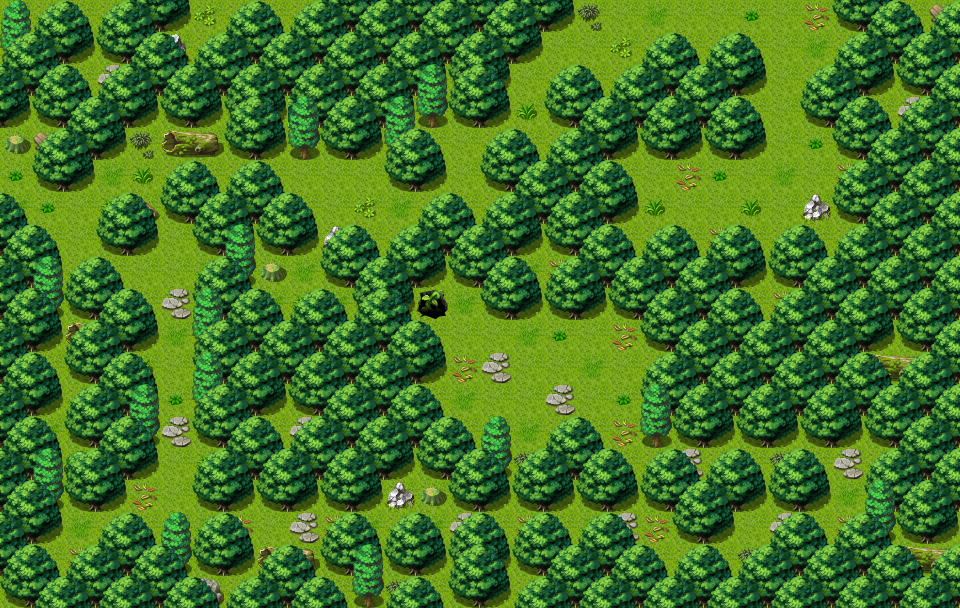

The image is a tile-based game level rendered from a .tmx file. Its description and source (layers, tilesets, objects; grid data summarised) follow:
An orthogonal 30x19 tile map with 32x32 px tiles, 3 tile layers (Ground, Objects, Above), 1 hidden layer not drawn, 40 tilesets and 16 objects (14x spawn, 2x mapchange).

<map version="1.0" orientation="orthogonal" width="30" height="19" tilewidth="32" tileheight="32">
 <properties>
  <property name="outdoors" value="1" />
 </properties>
 <tileset firstgid="1" name="map_bed_1" tilewidth="32" tileheight="32">
  <image source="../drawable/map_bed_1.png" width="512" height="256" />
 </tileset>
 <tileset firstgid="129" name="map_border_1" tilewidth="32" tileheight="32">
  <image source="../drawable/map_border_1.png" width="512" height="256" />
 </tileset>
 <tileset firstgid="257" name="map_bridge_1" tilewidth="32" tileheight="32">
  <image source="../drawable/map_bridge_1.png" width="512" height="256" />
 </tileset>
 <tileset firstgid="385" name="map_broken_1" tilewidth="32" tileheight="32">
  <image source="../drawable/map_broken_1.png" width="512" height="256" />
 </tileset>
 <tileset firstgid="513" name="map_cavewall_1" tilewidth="32" tileheight="32">
  <image source="../drawable/map_cavewall_1.png" width="576" height="192" />
 </tileset>
 <tileset firstgid="621" name="map_cavewall_2" tilewidth="32" tileheight="32">
  <image source="../drawable/map_cavewall_2.png" width="576" height="192" />
 </tileset>
 <tileset firstgid="729" name="map_cavewall_3" tilewidth="32" tileheight="32">
  <image source="../drawable/map_cavewall_3.png" width="576" height="192" />
 </tileset>
 <tileset firstgid="837" name="map_chair_table_1" tilewidth="32" tileheight="32">
  <image source="../drawable/map_chair_table_1.png" width="512" height="256" />
 </tileset>
 <tileset firstgid="965" name="map_crate_1" tilewidth="32" tileheight="32">
  <image source="../drawable/map_crate_1.png" width="512" height="256" />
 </tileset>
 <tileset firstgid="1093" name="map_cupboard_1" tilewidth="32" tileheight="32">
  <image source="../drawable/map_cupboard_1.png" width="512" height="256" />
 </tileset>
 <tileset firstgid="1221" name="map_curtain_1" tilewidth="32" tileheight="32">
  <image source="../drawable/map_curtain_1.png" width="512" height="256" />
 </tileset>
 <tileset firstgid="1349" name="map_entrance_1" tilewidth="32" tileheight="32">
  <image source="../drawable/map_entrance_1.png" width="512" height="256" />
 </tileset>
 <tileset firstgid="1477" name="map_fence_1" tilewidth="32" tileheight="32">
  <image source="../drawable/map_fence_1.png" width="512" height="256" />
 </tileset>
 <tileset firstgid="1605" name="map_fence_2" tilewidth="32" tileheight="32">
  <image source="../drawable/map_fence_2.png" width="512" height="256" />
 </tileset>
 <tileset firstgid="1733" name="map_ground_1" tilewidth="32" tileheight="32">
  <image source="../drawable/map_ground_1.png" width="512" height="256" />
 </tileset>
 <tileset firstgid="1861" name="map_ground_2" tilewidth="32" tileheight="32">
  <image source="../drawable/map_ground_2.png" width="512" height="256" />
 </tileset>
 <tileset firstgid="1989" name="map_ground_3" tilewidth="32" tileheight="32">
  <image source="../drawable/map_ground_3.png" width="512" height="256" />
 </tileset>
 <tileset firstgid="2117" name="map_ground_4" tilewidth="32" tileheight="32">
  <image source="../drawable/map_ground_4.png" width="512" height="256" />
 </tileset>
 <tileset firstgid="2245" name="map_ground_5" tilewidth="32" tileheight="32">
  <image source="../drawable/map_ground_5.png" width="512" height="256" />
 </tileset>
 <tileset firstgid="2373" name="map_ground_6" tilewidth="32" tileheight="32">
  <image source="../drawable/map_ground_6.png" width="512" height="256" />
 </tileset>
 <tileset firstgid="2501" name="map_ground_7" tilewidth="32" tileheight="32">
  <image source="../drawable/map_ground_7.png" width="512" height="256" />
 </tileset>
 <tileset firstgid="2629" name="map_ground_8" tilewidth="32" tileheight="32">
  <image source="../drawable/map_ground_8.png" width="512" height="256" />
 </tileset>
 <tileset firstgid="2757" name="map_indoor_1" tilewidth="32" tileheight="32">
  <image source="../drawable/map_indoor_1.png" width="512" height="256" />
 </tileset>
 <tileset firstgid="2885" name="map_kitchen_1" tilewidth="32" tileheight="32">
  <image source="../drawable/map_kitchen_1.png" width="512" height="256" />
 </tileset>
 <tileset firstgid="3013" name="map_outdoor_1" tilewidth="32" tileheight="32">
  <image source="../drawable/map_outdoor_1.png" width="512" height="256" />
 </tileset>
 <tileset firstgid="3141" name="map_pillar_1" tilewidth="32" tileheight="32">
  <image source="../drawable/map_pillar_1.png" width="512" height="256" />
 </tileset>
 <tileset firstgid="3269" name="map_plant_1" tilewidth="32" tileheight="32">
  <image source="../drawable/map_plant_1.png" width="512" height="256" />
 </tileset>
 <tileset firstgid="3397" name="map_rock_1" tilewidth="32" tileheight="32">
  <image source="../drawable/map_rock_1.png" width="512" height="256" />
 </tileset>
 <tileset firstgid="3525" name="map_roof_1" tilewidth="32" tileheight="32">
  <image source="../drawable/map_roof_1.png" width="512" height="256" />
 </tileset>
 <tileset firstgid="3653" name="map_roof_2" tilewidth="32" tileheight="32">
  <image source="../drawable/map_roof_2.png" width="512" height="256" />
 </tileset>
 <tileset firstgid="3781" name="map_shop_1" tilewidth="32" tileheight="32">
  <image source="../drawable/map_shop_1.png" width="512" height="256" />
 </tileset>
 <tileset firstgid="3909" name="map_sign_ladder_1" tilewidth="32" tileheight="32">
  <image source="../drawable/map_sign_ladder_1.png" width="512" height="256" />
 </tileset>
 <tileset firstgid="4037" name="map_table_1" tilewidth="32" tileheight="32">
  <image source="../drawable/map_table_1.png" width="512" height="256" />
 </tileset>
 <tileset firstgid="4165" name="map_trail_1" tilewidth="32" tileheight="32">
  <image source="../drawable/map_trail_1.png" width="512" height="256" />
 </tileset>
 <tileset firstgid="4293" name="map_tree_1" tilewidth="32" tileheight="32">
  <image source="../drawable/map_tree_1.png" width="512" height="256" />
 </tileset>
 <tileset firstgid="4421" name="map_wall_1" tilewidth="32" tileheight="32">
  <image source="../drawable/map_wall_1.png" width="512" height="256" />
 </tileset>
 <tileset firstgid="4549" name="map_wall_2" tilewidth="32" tileheight="32">
  <image source="../drawable/map_wall_2.png" width="480" height="256" />
 </tileset>
 <tileset firstgid="4669" name="map_wall_3" tilewidth="32" tileheight="32">
  <image source="../drawable/map_wall_3.png" width="480" height="256" />
 </tileset>
 <tileset firstgid="4789" name="map_window_1" tilewidth="32" tileheight="32">
  <image source="../drawable/map_window_1.png" width="512" height="256" />
 </tileset>
 <tileset firstgid="4917" name="map_window_2" tilewidth="32" tileheight="32">
  <image source="../drawable/map_window_2.png" width="512" height="256" />
 </tileset>
 <layer name="Ground" width="30" height="19">
  <data>[570 cells, 570 non-empty, 3 distinct tile ids]</data>
 </layer>
 <layer name="Objects" width="30" height="19">
  <data>[570 cells, 243 non-empty, 19 distinct tile ids]</data>
 </layer>
 <layer name="Above" width="30" height="19">
  <data>[570 cells, 158 non-empty, 3 distinct tile ids]</data>
 </layer>
 <layer name="Walkable" width="30" height="19" visible="0">
  <data>[570 cells, 402 non-empty, 1 distinct tile ids]</data>
 </layer>
 <objectgroup name="Mapevents">
  <object name="west" type="mapchange" x="0" y="160" width="32" height="64">
   <properties>
    <property name="map" value="wild0" />
    <property name="place" value="east" />
   </properties>
  </object>
  <object name="north" type="mapchange" x="576" y="0" width="256" height="32">
   <properties>
    <property name="map" value="roadbeforecrossroads" />
    <property name="place" value="south" />
   </properties>
  </object>
 </objectgroup>
 <objectgroup name="Spawn" visible="0">
  <!-- 14 objects omitted --></objectgroup>
 <objectgroup name="Keys" visible="0" />
</map>
<!-- 14 of 16 objects omitted -->
